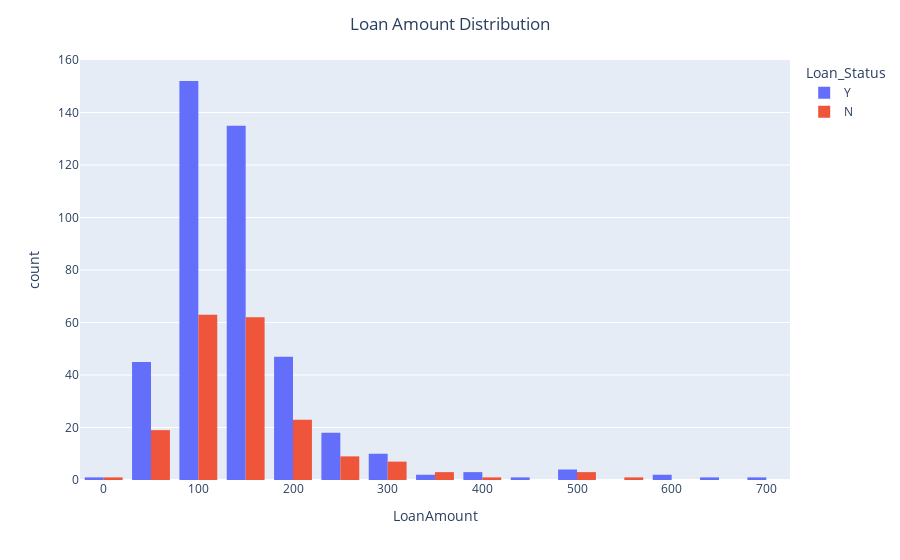

Notebook cell for this chart:
### Code cell
fig=px.histogram(df,x="LoanAmount",nbins=20,color='Loan_Status',barmode='group')
fig.update_layout(title={'text':'Loan Amount Distribution','x':0.5})

### Figure 1 — Plotly figure (JSON) as saved in the notebook; plotly's stock layout.template omitted (floating-point values rounded to 4 significant figures; data arrays with more than 128 entries replaced by an {"elided": "..."} marker saying what was removed)
{"data": [{"alignmentgroup": "True", "bingroup": "x", "hovertemplate": "Loan_Status=Y<br>LoanAmount=%{x}<br>count=%{y}<extra></extra>", "legendgroup": "Y", "marker": {"color": "#636efa", "pattern": {"shape": ""}}, "name": "Y", "nbinsx": 20, "offsetgroup": "Y", "orientation": "v", "showlegend": true, "type": "histogram", "x": {"elided": "422 float values"}, "xaxis": "x", "yaxis": "y"}, {"alignmentgroup": "True", "bingroup": "x", "hovertemplate": "Loan_Status=N<br>LoanAmount=%{x}<br>count=%{y}<extra></extra>", "legendgroup": "N", "marker": {"color": "#EF553B", "pattern": {"shape": ""}}, "name": "N", "nbinsx": 20, "offsetgroup": "N", "orientation": "v", "showlegend": true, "type": "histogram", "x": {"elided": "192 float values"}, "xaxis": "x", "yaxis": "y"}], "layout": {"barmode": "group", "legend": {"title": {"text": "Loan_Status"}, "tracegroupgap": 0}, "margin": {"t": 60}, "title": {"text": "Loan Amount Distribution", "x": 0.5}, "xaxis": {"anchor": "y", "domain": [0, 1], "title": {"text": "LoanAmount"}}, "yaxis": {"anchor": "x", "domain": [0, 1], "title": {"text": "count"}}}}
